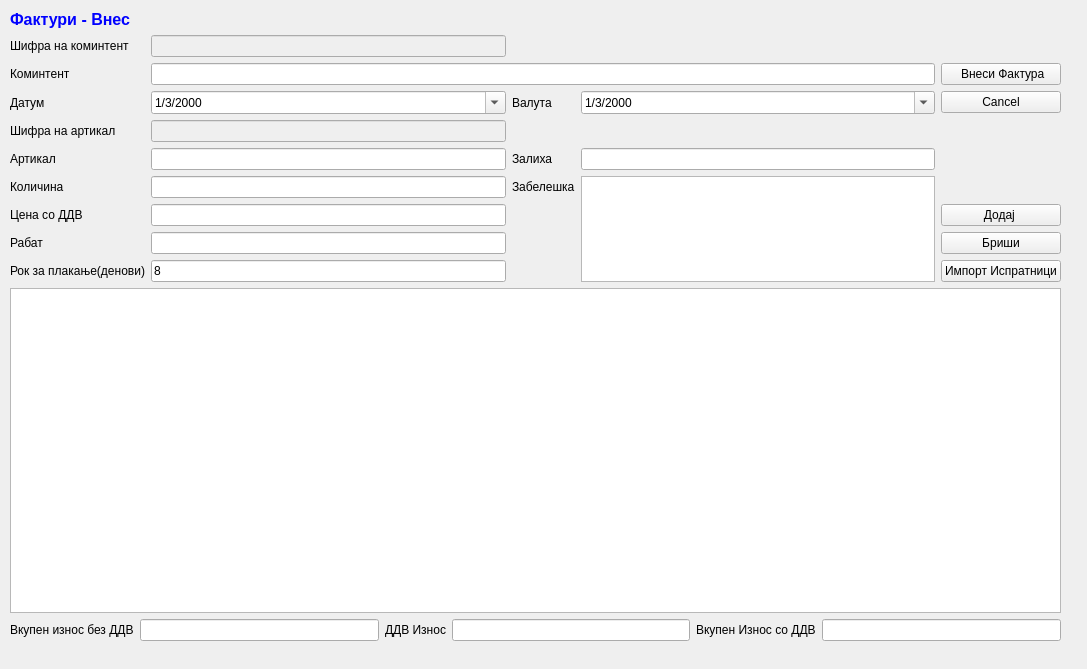
<?xml version="1.0" encoding="UTF-8"?>
<ui version="4.0">
 <class>PriemniciVnes</class>
 <widget class="QWidget" name="PriemniciVnes">
  <property name="geometry">
   <rect>
    <x>0</x>
    <y>0</y>
    <width>1087</width>
    <height>669</height>
   </rect>
  </property>
  <property name="windowTitle">
   <string>Form</string>
  </property>
  <widget class="QWidget" name="layoutWidget">
   <property name="geometry">
    <rect>
     <x>10</x>
     <y>10</y>
     <width>1051</width>
     <height>631</height>
    </rect>
   </property>
   <layout class="QGridLayout" name="gridLayout">
    <item row="10" column="0">
     <widget class="QLabel" name="label_9">
      <property name="text">
       <string>Рок за плакање(денови)</string>
      </property>
     </widget>
    </item>
    <item row="8" column="4">
     <widget class="QPushButton" name="pushButton_3">
      <property name="text">
       <string>Додај </string>
      </property>
     </widget>
    </item>
    <item row="11" column="0" colspan="5">
     <widget class="QTableView" name="tableView"/>
    </item>
    <item row="4" column="1">
     <widget class="QDateTimeEdit" name="dateTimeDatum">
      <property name="date">
       <date>
        <year>2000</year>
        <month>3</month>
        <day>1</day>
       </date>
      </property>
      <property name="displayFormat">
       <string>d/M/yyyy</string>
      </property>
      <property name="calendarPopup">
       <bool>true</bool>
      </property>
     </widget>
    </item>
    <item row="10" column="1">
     <widget class="QLineEdit" name="rok_za_plakanje_denovi">
      <property name="text">
       <string>8</string>
      </property>
     </widget>
    </item>
    <item row="6" column="1">
     <widget class="QLineEdit" name="artikal">
      <property name="enabled">
       <bool>true</bool>
      </property>
      <property name="toolTip">
       <string>&lt;html&gt;&lt;head/&gt;&lt;body&gt;&lt;p&gt;Притисни ЕНТЕР за да те однесе во листата&lt;/p&gt;&lt;/body&gt;&lt;/html&gt;</string>
      </property>
      <property name="readOnly">
       <bool>false</bool>
      </property>
     </widget>
    </item>
    <item row="4" column="3">
     <widget class="QDateTimeEdit" name="dateTimeValuta">
      <property name="date">
       <date>
        <year>2000</year>
        <month>3</month>
        <day>1</day>
       </date>
      </property>
      <property name="displayFormat">
       <string>d/M/yyyy</string>
      </property>
      <property name="calendarPopup">
       <bool>true</bool>
      </property>
     </widget>
    </item>
    <item row="3" column="1" colspan="3">
     <widget class="QLineEdit" name="komintent">
      <property name="enabled">
       <bool>true</bool>
      </property>
      <property name="toolTip">
       <string>&lt;html&gt;&lt;head/&gt;&lt;body&gt;&lt;p&gt;Притисни ЕНТЕР за да те однесе во листата&lt;/p&gt;&lt;/body&gt;&lt;/html&gt;</string>
      </property>
      <property name="readOnly">
       <bool>false</bool>
      </property>
     </widget>
    </item>
    <item row="7" column="2">
     <widget class="QLabel" name="label_10">
      <property name="text">
       <string>Забелешка</string>
      </property>
     </widget>
    </item>
    <item row="7" column="3" rowspan="4">
     <widget class="QTextEdit" name="zabeleska"/>
    </item>
    <item row="6" column="2">
     <widget class="QLabel" name="label_7">
      <property name="text">
       <string>Залиха</string>
      </property>
     </widget>
    </item>
    <item row="8" column="1">
     <widget class="QLineEdit" name="cena_so_ddv"/>
    </item>
    <item row="6" column="3">
     <widget class="QLineEdit" name="zaliha">
      <property name="readOnly">
       <bool>true</bool>
      </property>
     </widget>
    </item>
    <item row="7" column="1">
     <widget class="QLineEdit" name="kolicina"/>
    </item>
    <item row="8" column="0">
     <widget class="QLabel" name="label_5">
      <property name="text">
       <string>Цена со ДДВ</string>
      </property>
     </widget>
    </item>
    <item row="7" column="0">
     <widget class="QLabel" name="label_6">
      <property name="text">
       <string>Количина</string>
      </property>
     </widget>
    </item>
    <item row="12" column="0" colspan="5">
     <layout class="QGridLayout" name="gridLayout_2">
      <item row="0" column="0">
       <widget class="QLabel" name="label_13">
        <property name="text">
         <string>Вкупен износ без ДДВ</string>
        </property>
       </widget>
      </item>
      <item row="0" column="1">
       <widget class="QLineEdit" name="vk_iznos_bez_ddv">
        <property name="readOnly">
         <bool>true</bool>
        </property>
       </widget>
      </item>
      <item row="0" column="2">
       <widget class="QLabel" name="label_14">
        <property name="text">
         <string>ДДВ Износ</string>
        </property>
       </widget>
      </item>
      <item row="0" column="3">
       <widget class="QLineEdit" name="vk_ddv_iznos">
        <property name="readOnly">
         <bool>true</bool>
        </property>
       </widget>
      </item>
      <item row="0" column="4">
       <widget class="QLabel" name="label_15">
        <property name="text">
         <string>Вкупен Износ со ДДВ</string>
        </property>
       </widget>
      </item>
      <item row="0" column="5">
       <widget class="QLineEdit" name="vk_iznos_so_ddv">
        <property name="readOnly">
         <bool>true</bool>
        </property>
       </widget>
      </item>
     </layout>
    </item>
    <item row="3" column="0">
     <widget class="QLabel" name="label">
      <property name="text">
       <string>Коминтент</string>
      </property>
     </widget>
    </item>
    <item row="2" column="1">
     <widget class="QLineEdit" name="sifra_komintent">
      <property name="enabled">
       <bool>false</bool>
      </property>
      <property name="palette">
       <palette>
        <active>
         <colorrole role="Text">
          <brush brushstyle="SolidPattern">
           <color alpha="255">
            <red>0</red>
            <green>0</green>
            <blue>0</blue>
           </color>
          </brush>
         </colorrole>
        </active>
        <inactive>
         <colorrole role="Text">
          <brush brushstyle="SolidPattern">
           <color alpha="255">
            <red>0</red>
            <green>0</green>
            <blue>0</blue>
           </color>
          </brush>
         </colorrole>
        </inactive>
        <disabled>
         <colorrole role="Text">
          <brush brushstyle="SolidPattern">
           <color alpha="255">
            <red>0</red>
            <green>0</green>
            <blue>255</blue>
           </color>
          </brush>
         </colorrole>
        </disabled>
       </palette>
      </property>
      <property name="styleSheet">
       <string notr="true"/>
      </property>
      <property name="text">
       <string/>
      </property>
     </widget>
    </item>
    <item row="2" column="0">
     <widget class="QLabel" name="label_12">
      <property name="text">
       <string>Шифра на коминтент</string>
      </property>
     </widget>
    </item>
    <item row="5" column="1">
     <widget class="QLineEdit" name="sifra_artikal">
      <property name="enabled">
       <bool>false</bool>
      </property>
      <property name="palette">
       <palette>
        <active>
         <colorrole role="Text">
          <brush brushstyle="SolidPattern">
           <color alpha="255">
            <red>0</red>
            <green>0</green>
            <blue>0</blue>
           </color>
          </brush>
         </colorrole>
        </active>
        <inactive>
         <colorrole role="Text">
          <brush brushstyle="SolidPattern">
           <color alpha="255">
            <red>0</red>
            <green>0</green>
            <blue>0</blue>
           </color>
          </brush>
         </colorrole>
        </inactive>
        <disabled>
         <colorrole role="Text">
          <brush brushstyle="SolidPattern">
           <color alpha="255">
            <red>0</red>
            <green>0</green>
            <blue>255</blue>
           </color>
          </brush>
         </colorrole>
        </disabled>
       </palette>
      </property>
      <property name="styleSheet">
       <string notr="true"/>
      </property>
     </widget>
    </item>
    <item row="5" column="0">
     <widget class="QLabel" name="label_16">
      <property name="text">
       <string>Шифра на артикал</string>
      </property>
     </widget>
    </item>
    <item row="9" column="1">
     <widget class="QLineEdit" name="rabat"/>
    </item>
    <item row="4" column="2">
     <widget class="QLabel" name="label_11">
      <property name="text">
       <string>Валута</string>
      </property>
     </widget>
    </item>
    <item row="0" column="0" colspan="2">
     <widget class="QLabel" name="label_4">
      <property name="text">
       <string>&lt;!DOCTYPE HTML PUBLIC &quot;-//W3C//DTD HTML 4.0//EN&quot; &quot;http://www.w3.org/TR/REC-html40/strict.dtd&quot;&gt;
&lt;html&gt;&lt;head&gt;&lt;meta name=&quot;qrichtext&quot; content=&quot;1&quot; /&gt;&lt;style type=&quot;text/css&quot;&gt;
p, li { white-space: pre-wrap; }
&lt;/style&gt;&lt;/head&gt;&lt;body style=&quot; font-family:'MS Shell Dlg 2'; font-size:10pt; font-weight:400; font-style:normal;&quot;&gt;
&lt;p style=&quot; margin-top:0px; margin-bottom:0px; margin-left:0px; margin-right:0px; -qt-block-indent:0; text-indent:0px;&quot;&gt;&lt;span style=&quot; font-size:12pt; font-weight:600; color:#0000ff;&quot;&gt;Фактури - Внес&lt;/span&gt;&lt;/p&gt;&lt;/body&gt;&lt;/html&gt;</string>
      </property>
     </widget>
    </item>
    <item row="3" column="4">
     <widget class="QPushButton" name="pushButton_4">
      <property name="text">
       <string> Внеси Фактура</string>
      </property>
      <property name="icon">
       <iconset>
        <normaloff>../../../Brisi/sterna/Resources/key_f9.png</normaloff>../../../Brisi/sterna/Resources/key_f9.png</iconset>
      </property>
     </widget>
    </item>
    <item row="10" column="4">
     <widget class="QPushButton" name="pushButtonA">
      <property name="enabled">
       <bool>true</bool>
      </property>
      <property name="text">
       <string>Импорт Испратници</string>
      </property>
     </widget>
    </item>
    <item row="4" column="0">
     <widget class="QLabel" name="label_2">
      <property name="text">
       <string>Датум</string>
      </property>
     </widget>
    </item>
    <item row="4" column="4">
     <widget class="QPushButton" name="pushButton_5">
      <property name="text">
       <string>Cancel</string>
      </property>
     </widget>
    </item>
    <item row="6" column="0">
     <widget class="QLabel" name="label_3">
      <property name="text">
       <string>Артикал</string>
      </property>
     </widget>
    </item>
    <item row="9" column="0">
     <widget class="QLabel" name="label_8">
      <property name="text">
       <string>Рабат</string>
      </property>
     </widget>
    </item>
    <item row="9" column="4">
     <widget class="QPushButton" name="pushButton_6">
      <property name="text">
       <string>Бриши</string>
      </property>
     </widget>
    </item>
   </layout>
  </widget>
 </widget>
 <tabstops>
  <tabstop>sifra_komintent</tabstop>
  <tabstop>komintent</tabstop>
  <tabstop>dateTimeDatum</tabstop>
  <tabstop>dateTimeValuta</tabstop>
  <tabstop>sifra_artikal</tabstop>
  <tabstop>artikal</tabstop>
  <tabstop>zaliha</tabstop>
  <tabstop>kolicina</tabstop>
  <tabstop>cena_so_ddv</tabstop>
  <tabstop>rabat</tabstop>
  <tabstop>rok_za_plakanje_denovi</tabstop>
  <tabstop>pushButton_3</tabstop>
  <tabstop>pushButton_6</tabstop>
  <tabstop>pushButtonA</tabstop>
  <tabstop>pushButton_4</tabstop>
  <tabstop>pushButton_5</tabstop>
  <tabstop>zabeleska</tabstop>
  <tabstop>tableView</tabstop>
  <tabstop>vk_iznos_bez_ddv</tabstop>
  <tabstop>vk_ddv_iznos</tabstop>
  <tabstop>vk_iznos_so_ddv</tabstop>
 </tabstops>
 <resources/>
 <connections/>
</ui>
